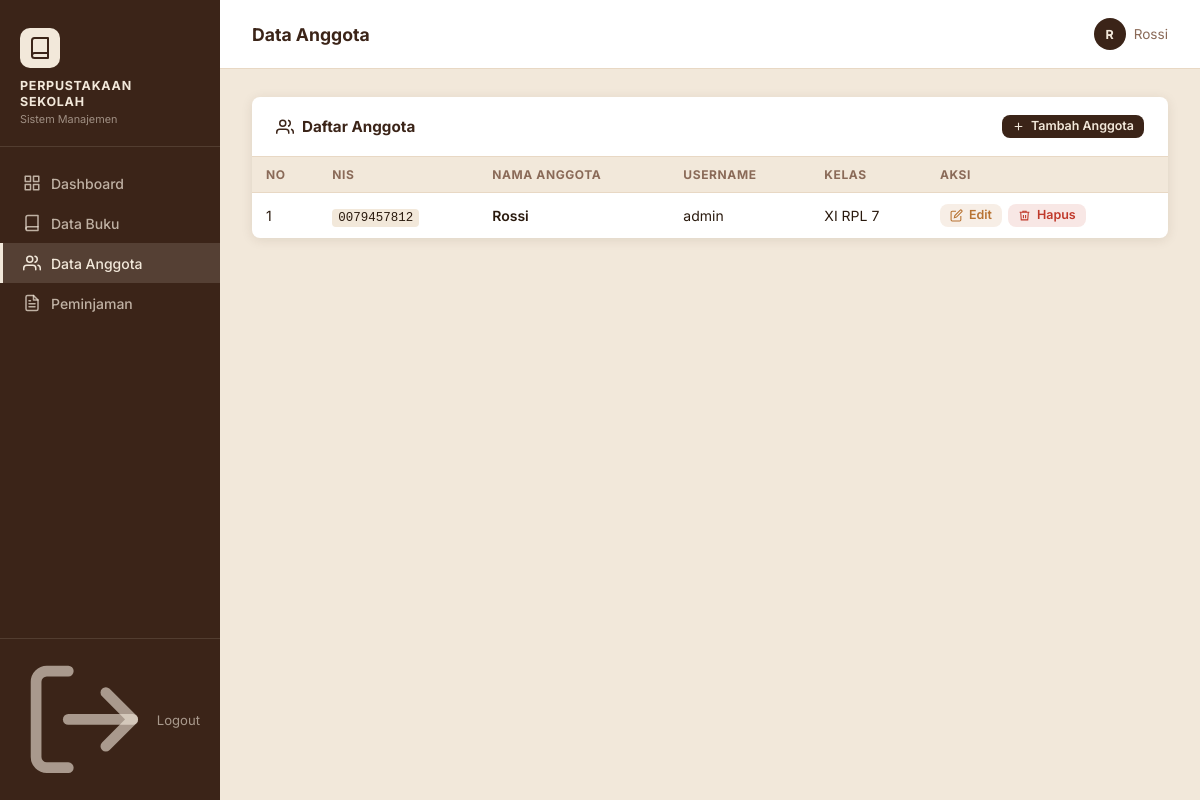
/data_anggota.php (signed in), run on the app's committed database.
### tables this page shows
CREATE TABLE IF NOT EXISTS anggota (
  id_anggota VARCHAR(20) PRIMARY KEY,
  nama_anggota VARCHAR(100) NOT NULL,
  username VARCHAR(50) NOT NULL UNIQUE,
  password VARCHAR(255) NOT NULL,
  kelas VARCHAR(30) NOT NULL
);

### data_anggota.php (the view, shortened to what this page needs)
<?php
require_once __DIR__ . '/koneksi.php';
require_once __DIR__ . '/helpers.php';
$aksi = $_GET['aksi'] ?? '';
$edit = null;
$showForm = ($aksi === 'tambah' || $edit);
?>
<!DOCTYPE html>
<html lang="id">
<head>
<link rel="stylesheet" href="style.css">
</head>
<body>
<div class="layout">
  <div class="main">
    <div class="content">
      <div class="card">
        <div class="card-head">
          <h2>
            <svg viewBox="0 0 24 24" fill="none" stroke="currentColor" stroke-width="2"><path d="M17 21v-2a4 4 0 0 0-4-4H5a4 4 0 0 0-4 4v2"/><circle cx="9" cy="7" r="4"/><path d="M23 21v-2a4 4 0 0 0-3-3.87"/><path d="M16 3.13a4 4 0 0 1 0 7.75"/></svg>
            Daftar Anggota
          </h2>
          <?php if (!$showForm): ?>
          <a href="?aksi=tambah" class="btn btn-primary btn-sm">
            <svg viewBox="0 0 24 24" fill="none" stroke="currentColor" stroke-width="2"><line x1="12" y1="5" x2="12" y2="19"/><line x1="5" y1="12" x2="19" y2="12"/></svg>
            Tambah Anggota
          </a>
          <?php endif; ?>
        </div>
        <div class="tbl-wrap">
          <table>
            <thead>
              <tr>
                <th>No</th>
                <th>NIS</th>
                <th>Nama Anggota</th>
                <th>Username</th>
                <th>Kelas</th>
                <th>Aksi</th>
              </tr>
            </thead>
            <tbody>
            <?php
            $no = 1;
            $q = mysqli_query($koneksi, "SELECT * FROM anggota ORDER BY nama_anggota");
            while ($a = mysqli_fetch_assoc($q)):
            ?>
              <tr>
                <td><?= $no++ ?></td>
                <td><code style="font-size:.78rem;background:var(--cream);padding:2px 6px;border-radius:4px"><?= h($a['id_anggota']) ?></code></td>
                <td style="font-weight:600"><?= h($a['nama_anggota']) ?></td>
                <td><?= h($a['username']) ?></td>
                <td><?= h($a['kelas']) ?></td>
                <td>
                  <div style="display:flex;gap:6px">
                    <a href="?aksi=edit&id=<?= urlencode($a['id_anggota']) ?>" class="btn btn-warn btn-sm">
                      <svg viewBox="0 0 24 24" fill="none" stroke="currentColor" stroke-width="2"><path d="M11 4H4a2 2 0 0 0-2 2v14a2 2 0 0 0 2 2h14a2 2 0 0 0 2-2v-7"/><path d="M18.5 2.5a2.121 2.121 0 0 1 3 3L12 15l-4 1 1-4 9.5-9.5z"/></svg>
                      Edit
                    </a>
                    <a href="?aksi=hapus&id=<?= urlencode($a['id_anggota']) ?>"
                       onclick="return confirm('Hapus anggota ini?')"
                       class="btn btn-danger btn-sm">
                      <svg viewBox="0 0 24 24" fill="none" stroke="currentColor" stroke-width="2"><polyline points="3 6 5 6 21 6"/><path d="M19 6l-1 14H6L5 6"/><path d="M10 11v6"/><path d="M14 11v6"/><path d="M9 6V4h6v2"/></svg>
                      Hapus
                    </a>
                  </div>
                </td>
              </tr>
            <?php endwhile; ?>
            </tbody>
          </table>
        </div>
      </div>
    </div>
  </div>
</div>
</body>
</html>

### style.css (style rules this page uses)
:root { --brown: #3b2418; --brown2: #5a3a28; --brown3: #7a5240; --cream: #F2E8DA; --cream2: #e8d8c4; --cream3: #d4c0a8; --white: #fff; --text: #2a1a0e; --muted: #8a6a58; --danger: #c0392b; --success: #2d7a4f; --warn: #b87333; --radius: 8px; --shadow: 0 2px 12px rgba(59,36,24,.10); --shadow2: 0 4px 24px rgba(59,36,24,.16); --font: 'Inter', system-ui, sans-serif; }
*, *::before, *::after { box-sizing: border-box; margin: 0; padding: 0; }
html { font-size: 16px; scroll-behavior: smooth; }
body { font-family: var(--font); background: var(--cream); color: var(--text); min-height: 100vh; display: flex; flex-direction: column; }
a { color: var(--brown2); text-decoration: none; }
.layout { display: flex; min-height: 100vh; }
.main { flex: 1; display: flex; flex-direction: column; min-width: 0; }
.content { flex: 1; padding: 28px 32px; }
.card { background: var(--white); border-radius: var(--radius); box-shadow: var(--shadow); overflow: hidden; }
.card-head { padding: 18px 24px; border-bottom: 1px solid var(--cream2); display: flex; align-items: center; justify-content: space-between; gap: 12px; flex-wrap: wrap; }
.card-head h2 { font-size: .95rem; font-weight: 700; color: var(--brown); display: flex; align-items: center; gap: 8px; }
.card-head h2 svg { width: 18px; height: 18px; }
.btn { display: inline-flex; align-items: center; gap: 6px; padding: 8px 16px; border-radius: var(--radius); font-size: .84rem; font-weight: 600; border: none; cursor: pointer; transition: background .15s, transform .1s, box-shadow .15s; text-decoration: none; line-height: 1; white-space: nowrap; }
.btn svg { width: 15px; height: 15px; }
.btn-primary { background: var(--brown); color: var(--cream); }
.btn-danger { background: rgba(192,57,43,.12); color: var(--danger); }
.btn-warn { background: rgba(184,115,51,.12); color: var(--warn); }
.btn-sm { padding: 5px 10px; font-size: .78rem; }
.btn-sm svg { width: 13px; height: 13px; }
.tbl-wrap { overflow-x: auto; }
table { width: 100%; border-collapse: collapse; font-size: .875rem; }
thead th { padding: 10px 14px; text-align: left; font-size: .75rem; font-weight: 700; letter-spacing: .05em; text-transform: uppercase; color: var(--muted); background: var(--cream); border-bottom: 1px solid var(--cream2); white-space: nowrap; }
tbody td { padding: 11px 14px; border-bottom: 1px solid var(--cream); vertical-align: middle; color: var(--text); }
tbody tr:last-child td { border-bottom: none; }

### data on the page
anggota: id_anggota "0079457812", nama_anggota "Rossi", username "admin", kelas "XI RPL 7"

### other printed values
$title "Data Anggota"
$initial "R"
$user "Rossi"
